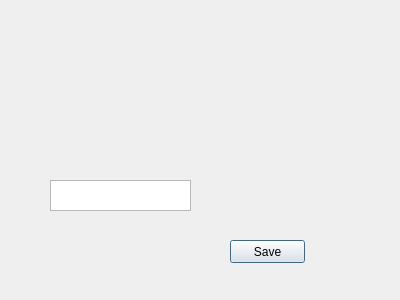
<?xml version="1.0" encoding="UTF-8"?>
<ui version="4.0">
 <class>Dialog</class>
 <widget class="QDialog" name="Dialog">
  <property name="geometry">
   <rect>
    <x>0</x>
    <y>0</y>
    <width>400</width>
    <height>300</height>
   </rect>
  </property>
  <property name="windowTitle">
   <string>Dialog</string>
  </property>
  <widget class="QPushButton" name="pushButton">
   <property name="geometry">
    <rect>
     <x>230</x>
     <y>240</y>
     <width>75</width>
     <height>23</height>
    </rect>
   </property>
   <property name="text">
    <string>Save</string>
   </property>
  </widget>
  <widget class="QPlainTextEdit" name="plainTextEdit">
   <property name="geometry">
    <rect>
     <x>50</x>
     <y>180</y>
     <width>141</width>
     <height>31</height>
    </rect>
   </property>
  </widget>
  <widget class="QLabel" name="label">
   <property name="geometry">
    <rect>
     <x>240</x>
     <y>60</y>
     <width>81</width>
     <height>71</height>
    </rect>
   </property>
   <property name="text">
    <string/>
   </property>
  </widget>
 </widget>
 <resources/>
 <connections/>
</ui>
